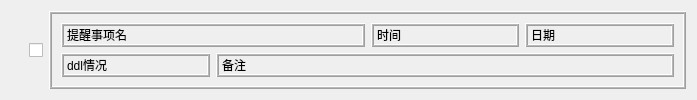
<?xml version="1.0" encoding="UTF-8"?>
<ui version="4.0">
 <class>Note</class>
 <widget class="QWidget" name="Note">
  <property name="geometry">
   <rect>
    <x>0</x>
    <y>0</y>
    <width>697</width>
    <height>96</height>
   </rect>
  </property>
  <property name="windowTitle">
   <string>Dialog</string>
  </property>
  <layout class="QGridLayout" name="gridLayout_3">
   <item row="0" column="0">
    <layout class="QGridLayout" name="gridLayout_2" columnstretch="1,20">
     <item row="0" column="0">
      <widget class="QCheckBox" name="checkBox">
       <property name="sizePolicy">
        <sizepolicy hsizetype="Preferred" vsizetype="Preferred">
         <horstretch>0</horstretch>
         <verstretch>0</verstretch>
        </sizepolicy>
       </property>
       <property name="layoutDirection">
        <enum>Qt::RightToLeft</enum>
       </property>
       <property name="text">
        <string/>
       </property>
       <property name="iconSize">
        <size>
         <width>32</width>
         <height>32</height>
        </size>
       </property>
      </widget>
     </item>
     <item row="0" column="1">
      <widget class="QFrame" name="frame">
       <property name="frameShape">
        <enum>QFrame::Box</enum>
       </property>
       <property name="frameShadow">
        <enum>QFrame::Raised</enum>
       </property>
       <property name="midLineWidth">
        <number>1</number>
       </property>
       <layout class="QGridLayout" name="gridLayout_4">
        <item row="0" column="0">
         <layout class="QGridLayout" name="gridLayout">
          <item row="0" column="0" colspan="2">
           <widget class="QLabel" name="label">
            <property name="frameShape">
             <enum>QFrame::Box</enum>
            </property>
            <property name="frameShadow">
             <enum>QFrame::Raised</enum>
            </property>
            <property name="midLineWidth">
             <number>1</number>
            </property>
            <property name="text">
             <string>提醒事项名</string>
            </property>
           </widget>
          </item>
          <item row="0" column="2">
           <widget class="QLabel" name="label_2">
            <property name="frameShape">
             <enum>QFrame::Box</enum>
            </property>
            <property name="frameShadow">
             <enum>QFrame::Raised</enum>
            </property>
            <property name="midLineWidth">
             <number>1</number>
            </property>
            <property name="text">
             <string>时间</string>
            </property>
           </widget>
          </item>
          <item row="0" column="3">
           <widget class="QLabel" name="label_3">
            <property name="frameShape">
             <enum>QFrame::Box</enum>
            </property>
            <property name="frameShadow">
             <enum>QFrame::Raised</enum>
            </property>
            <property name="midLineWidth">
             <number>1</number>
            </property>
            <property name="text">
             <string>日期</string>
            </property>
           </widget>
          </item>
          <item row="1" column="0">
           <widget class="QLabel" name="label_4">
            <property name="frameShape">
             <enum>QFrame::Box</enum>
            </property>
            <property name="frameShadow">
             <enum>QFrame::Raised</enum>
            </property>
            <property name="midLineWidth">
             <number>1</number>
            </property>
            <property name="text">
             <string>ddl情况</string>
            </property>
           </widget>
          </item>
          <item row="1" column="1" colspan="3">
           <widget class="QLabel" name="label_5">
            <property name="frameShape">
             <enum>QFrame::Box</enum>
            </property>
            <property name="frameShadow">
             <enum>QFrame::Raised</enum>
            </property>
            <property name="midLineWidth">
             <number>1</number>
            </property>
            <property name="text">
             <string>备注</string>
            </property>
           </widget>
          </item>
         </layout>
        </item>
       </layout>
      </widget>
     </item>
    </layout>
   </item>
  </layout>
 </widget>
 <resources/>
 <connections/>
</ui>
